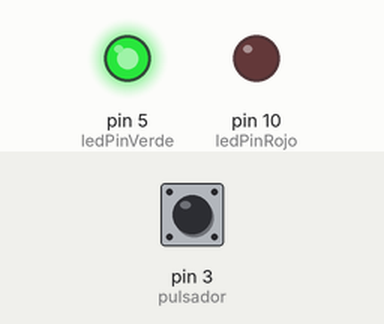
Simulated run of this sketch. Board: Arduino Uno, built with avr-gcc and run on an emulated ATmega328P. Shown: output pins drawn as LEDs (lit = HIGH). The test bench sets the inputs (shaded band); at power-on: pin 3 (pulsador) LOW. What the sketch prints to the serial monitor is not drawn.

Above: at 0.1 s.
Timing chart, 0 to 1.6 s (numbered marks = the images above):
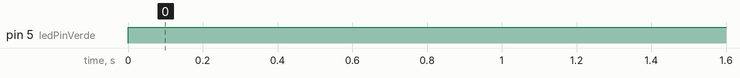

The sketch:

pruebas_ino.ino
```cpp
const int pulsador = 3;
const int ledPinVerde = 5;
const int ledPinRojo = 10;

void setup() {
  Serial.begin(9600);
  pinMode(ledPinVerde, OUTPUT);
  pinMode(ledPinRojo, OUTPUT);
  pinMode(pulsador, INPUT);
}

void loop() {
  //digitalWrite(ledPinVerde, digitalRead(pulsador));
  //digitalWrite(ledPinRojo, digitalRead(pulsador));
  digitalWrite(ledPinVerde, HIGH);
  Serial.println(digitalRead(pulsador));
}
```

Measured:
- by itself, pin 5 (ledPinVerde): LOW → HIGH at 0.00 s
